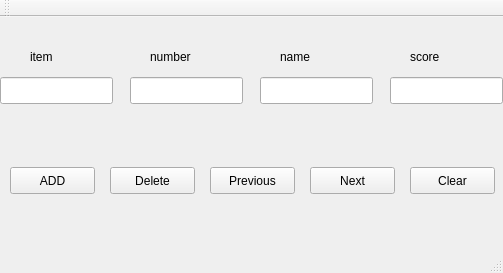
<?xml version="1.0" encoding="UTF-8"?>
<ui version="4.0">
 <class>MainWindow</class>
 <widget class="QMainWindow" name="MainWindow">
  <property name="geometry">
   <rect>
    <x>0</x>
    <y>0</y>
    <width>503</width>
    <height>273</height>
   </rect>
  </property>
  <property name="windowTitle">
   <string>MainWindow</string>
  </property>
  <widget class="QWidget" name="centralWidget">
   <widget class="QPushButton" name="pushButton_Add">
    <property name="geometry">
     <rect>
      <x>10</x>
      <y>150</y>
      <width>85</width>
      <height>27</height>
     </rect>
    </property>
    <property name="text">
     <string>ADD</string>
    </property>
   </widget>
   <widget class="QLabel" name="label_number">
    <property name="geometry">
     <rect>
      <x>150</x>
      <y>30</y>
      <width>71</width>
      <height>20</height>
     </rect>
    </property>
    <property name="text">
     <string>number</string>
    </property>
   </widget>
   <widget class="QLabel" name="label_name">
    <property name="geometry">
     <rect>
      <x>280</x>
      <y>30</y>
      <width>71</width>
      <height>20</height>
     </rect>
    </property>
    <property name="text">
     <string>name</string>
    </property>
   </widget>
   <widget class="QLabel" name="label_score">
    <property name="geometry">
     <rect>
      <x>410</x>
      <y>30</y>
      <width>61</width>
      <height>20</height>
     </rect>
    </property>
    <property name="text">
     <string>score</string>
    </property>
   </widget>
   <widget class="QLineEdit" name="lineEdit_Number">
    <property name="geometry">
     <rect>
      <x>130</x>
      <y>60</y>
      <width>113</width>
      <height>27</height>
     </rect>
    </property>
   </widget>
   <widget class="QLineEdit" name="lineEdit_Name">
    <property name="geometry">
     <rect>
      <x>260</x>
      <y>60</y>
      <width>113</width>
      <height>27</height>
     </rect>
    </property>
   </widget>
   <widget class="QLineEdit" name="lineEdit_Score">
    <property name="geometry">
     <rect>
      <x>390</x>
      <y>60</y>
      <width>113</width>
      <height>27</height>
     </rect>
    </property>
   </widget>
   <widget class="QPushButton" name="pushButton_Pre">
    <property name="geometry">
     <rect>
      <x>210</x>
      <y>150</y>
      <width>85</width>
      <height>27</height>
     </rect>
    </property>
    <property name="text">
     <string>Previous</string>
    </property>
   </widget>
   <widget class="QPushButton" name="pushButton_Next">
    <property name="geometry">
     <rect>
      <x>310</x>
      <y>150</y>
      <width>85</width>
      <height>27</height>
     </rect>
    </property>
    <property name="text">
     <string>Next</string>
    </property>
   </widget>
   <widget class="QPushButton" name="pushButton_Del">
    <property name="geometry">
     <rect>
      <x>110</x>
      <y>150</y>
      <width>85</width>
      <height>27</height>
     </rect>
    </property>
    <property name="text">
     <string>Delete</string>
    </property>
   </widget>
   <widget class="QPushButton" name="pushButton_Clear">
    <property name="geometry">
     <rect>
      <x>410</x>
      <y>150</y>
      <width>85</width>
      <height>27</height>
     </rect>
    </property>
    <property name="text">
     <string>Clear</string>
    </property>
   </widget>
   <widget class="QLineEdit" name="lineEdit_Item">
    <property name="geometry">
     <rect>
      <x>0</x>
      <y>60</y>
      <width>113</width>
      <height>27</height>
     </rect>
    </property>
    <property name="readOnly">
     <bool>true</bool>
    </property>
   </widget>
   <widget class="QLabel" name="label_item">
    <property name="geometry">
     <rect>
      <x>30</x>
      <y>30</y>
      <width>51</width>
      <height>20</height>
     </rect>
    </property>
    <property name="text">
     <string>item</string>
    </property>
   </widget>
  </widget>
  <widget class="QMenuBar" name="menuBar">
   <property name="geometry">
    <rect>
     <x>0</x>
     <y>0</y>
     <width>503</width>
     <height>25</height>
    </rect>
   </property>
  </widget>
  <widget class="QToolBar" name="mainToolBar">
   <attribute name="toolBarArea">
    <enum>TopToolBarArea</enum>
   </attribute>
   <attribute name="toolBarBreak">
    <bool>false</bool>
   </attribute>
  </widget>
  <widget class="QStatusBar" name="statusBar"/>
 </widget>
 <layoutdefault spacing="6" margin="11"/>
 <resources/>
 <connections/>
</ui>
